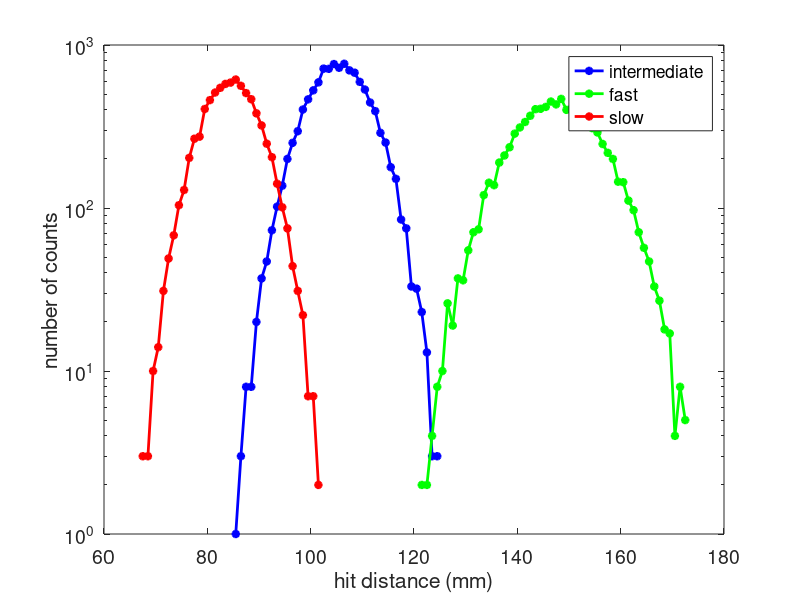

MATLAB code to generate this figure: (Note: this script raises an error after producing the figure.)
clc 
close all;


fast = csvread("maxwellian_700e3_3e6_2e5.csv");
bulk = csvread("maxwellian_500e3_5e6_1e5.csv");
slow = csvread("maxwellian_400e3_5_5e6_8e4.csv");

y_center = 15.0;
radius = 1e-3;
n = 5e6;
v0 = 500e3; % bulk speed
mi = 1.672649e-27;  % ion mass
me = 9.11e-31;  % electron mass
ma = 6.64e-27;
m = mi; % christmas
q = 1.602176565E-19;    % elementary charge
kb = 1.38064852e-23;    % boltzman constant
T = 1e5; % 10⁵K
vt = (2*kb*T/m)^(1/2);  % thermal velocity
v = 1:100:2.5e6;
pixel_size = 1e-3;
instrument_length = 0.4;
B0 = 0.1;
delta_v = (q*B0*pixel_size)/(2*m);
A = pi*radius^2;
nb_pix = floor(instrument_length/pixel_size);
tau = 5e-3;
Phi0 = 360;  % azymuthal aperture angle
Theta0 = 5;    % elevation aperture angle
G = tau*A*(Phi0*pi/180)*(1-cos(Theta0/2*pi/180));

final_posbulk = (bulk(:,2)-y_center).*1e-3;
final_posbulk = sort(final_posbulk);
Count_pixel_bulk = zeros(1,nb_pix);
v_counts_bulk = zeros(1,nb_pix);
for i=1:nb_pix
    upper = i*pixel_size;
    lower = (i-1)*pixel_size;
    Count_pixel_bulk(i) = sum(final_posbulk < upper) - sum(final_posbulk < lower);
    v_counts_bulk(i) = ((i*pixel_size*q*B0)/(2*m) + ((i-1)*pixel_size*q*B0)/(2*m))/2;
end

final_pos_fast = (fast(:,2)-y_center).*1e-3;
final_pos_fast = sort(final_pos_fast);
Count_pixel_fast = zeros(1,nb_pix);
v_counts_fast = zeros(1,nb_pix);
for i=1:nb_pix
    upper = i*pixel_size;
    lower = (i-1)*pixel_size;
    Count_pixel_fast(i) = sum(final_pos_fast < upper) - sum(final_pos_fast < lower);
    v_counts_fast(i) = ((i*pixel_size*q*B0)/(2*m) + ((i-1)*pixel_size*q*B0)/(2*m))/2;
end

final_pos_slow = (slow(:,2)-y_center).*1e-3;
final_pos_slow = sort(final_pos_slow);
Count_pixel_slow = zeros(1,nb_pix);
v_counts_slow = zeros(1,nb_pix);
for i=1:nb_pix
    upper = i*pixel_size;
    lower = (i-1)*pixel_size;
    Count_pixel_slow(i) = sum(final_pos_slow < upper) - sum(final_pos_slow < lower);
    v_counts_slow(i) = ((i*pixel_size*q*B0)/(2*m) + ((i-1)*pixel_size*q*B0)/(2*m))/2;
end

v_counts_bulk = v_counts_bulk(Count_pixel_bulk ~= 0);
Count_pixel_bulk = Count_pixel_bulk(Count_pixel_bulk ~= 0);
v_counts_fast = v_counts_fast(Count_pixel_fast ~= 0);
Count_pixel_fast = Count_pixel_fast(Count_pixel_fast ~= 0);
v_counts_slow = v_counts_slow(Count_pixel_slow ~= 0);
Count_pixel_slow = Count_pixel_slow(Count_pixel_slow ~= 0);


figure()
semilogy(1000*2*m*v_counts_bulk./(q*B0), Count_pixel_bulk, 'b-*', 'LineWidth', 2);
hold on;
set(gca,'FontSize',14);
semilogy(1000*2*m*v_counts_fast./(q*B0), Count_pixel_fast, 'g-*', 'LineWidth', 2);
semilogy(1000*2*m*v_counts_slow./(q*B0), Count_pixel_slow, 'r-*', 'LineWidth', 2);
%line([min(xlim);max(xlim)],[100;100], 'color', 'k', 'LineWidth', 3);
%title([{"Number of counts per pixel"},{"as a function of hit distance"}]);
xlabel("hit distance (mm)");
ylabel("number of counts");
legend("intermediate", "fast", "slow");


f_est_maxwell_bulk = Count_pixel_bulk./(G*delta_v*v_counts_bulk.^3);
f_est_maxwell_fast = Count_pixel_fast./(G*delta_v*v_counts_fast.^3);
f_est_maxwell_slow = Count_pixel_slow./(G*delta_v*v_counts_slow.^3);
csvwrite('fitting_data_maxwell_SIMION.txt', [v_counts_bulk; f_est_maxwell_bulk]);

vt_fast = ((2*kb*2e5)/m)^(1/2);
vt_slow = ((2*kb*0.8e5)/m)^(1/2);

figure()
semilogy(v_counts_bulk, f_est_maxwell_bulk, 'r-*', 'LineWidth', 2);
hold on;
set(gca,'FontSize',14);
semilogy(v, (5e6/(pi^(3/2)*vt^3)).*exp(-(v-v0).^2/vt^2), 'b--', 'LineWidth', 2);
semilogy(v_counts_fast, f_est_maxwell_fast, 'r-*', 'LineWidth', 2);
semilogy(v, (3e6/(pi^(3/2)*vt_fast^3)).*exp(-(v-700e3).^2/vt_fast^2), 'b--', 'LineWidth', 2);
semilogy(v_counts_slow, f_est_maxwell_slow, 'r-*', 'LineWidth', 2);
semilogy(v, (5.5e6/(pi^(3/2)*vt_slow^3)).*exp(-(v-400e3).^2/vt_slow^2), 'b--', 'LineWidth', 2);
ylim([1e-11 1e-7])
legend("f_{estimated}", "f_{input}");
xlabel("velocity (m/s)");
ylabel("f (m^{-3} (m/s)^{-3})");
%title("Estimated and theoretical distributions");

csvwrite("fitting_data_maxwell_SIMION_bulk.txt", [v_counts_bulk; f_est_maxwell_bulk]);
csvwrite("fitting_data_maxwell_SIMION_fast.txt", [v_counts_fast; f_est_maxwell_fast]);
csvwrite("fitting_data_maxwell_SIMION_slow.txt", [v_counts_slow; f_est_maxwell_slow]);




% figure()
% semilogy(pixel_size_list, er_density, 'LineWidth', 2);
% hold on;
% semilogy(pixel_size_list, er_vt, 'LineWidth', 2);
% title("relative error on parameters with pixel size");
% xlabel("pixel size (m)");
% ylabel("e_r (%)");
% legend("density", "vt");


